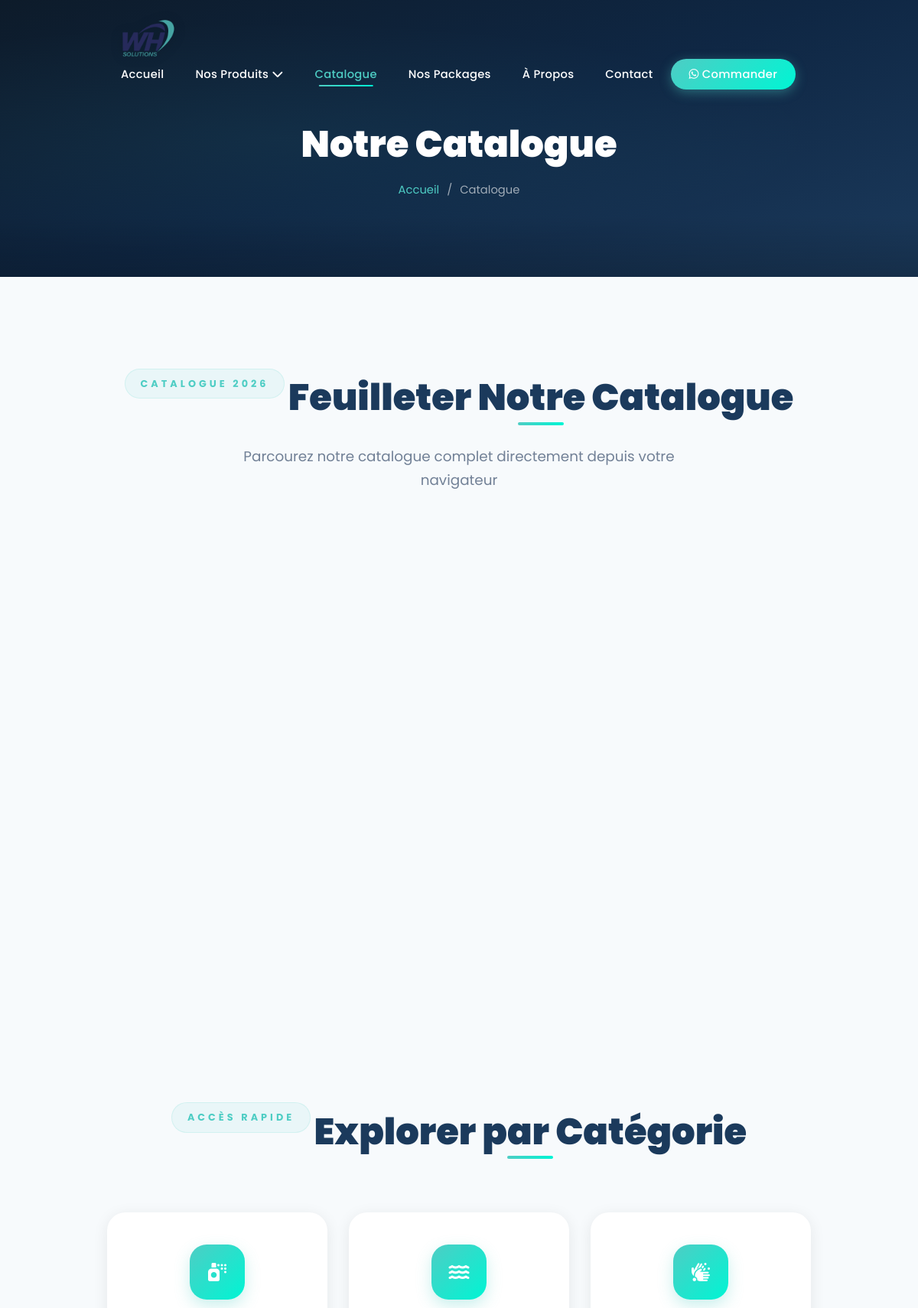
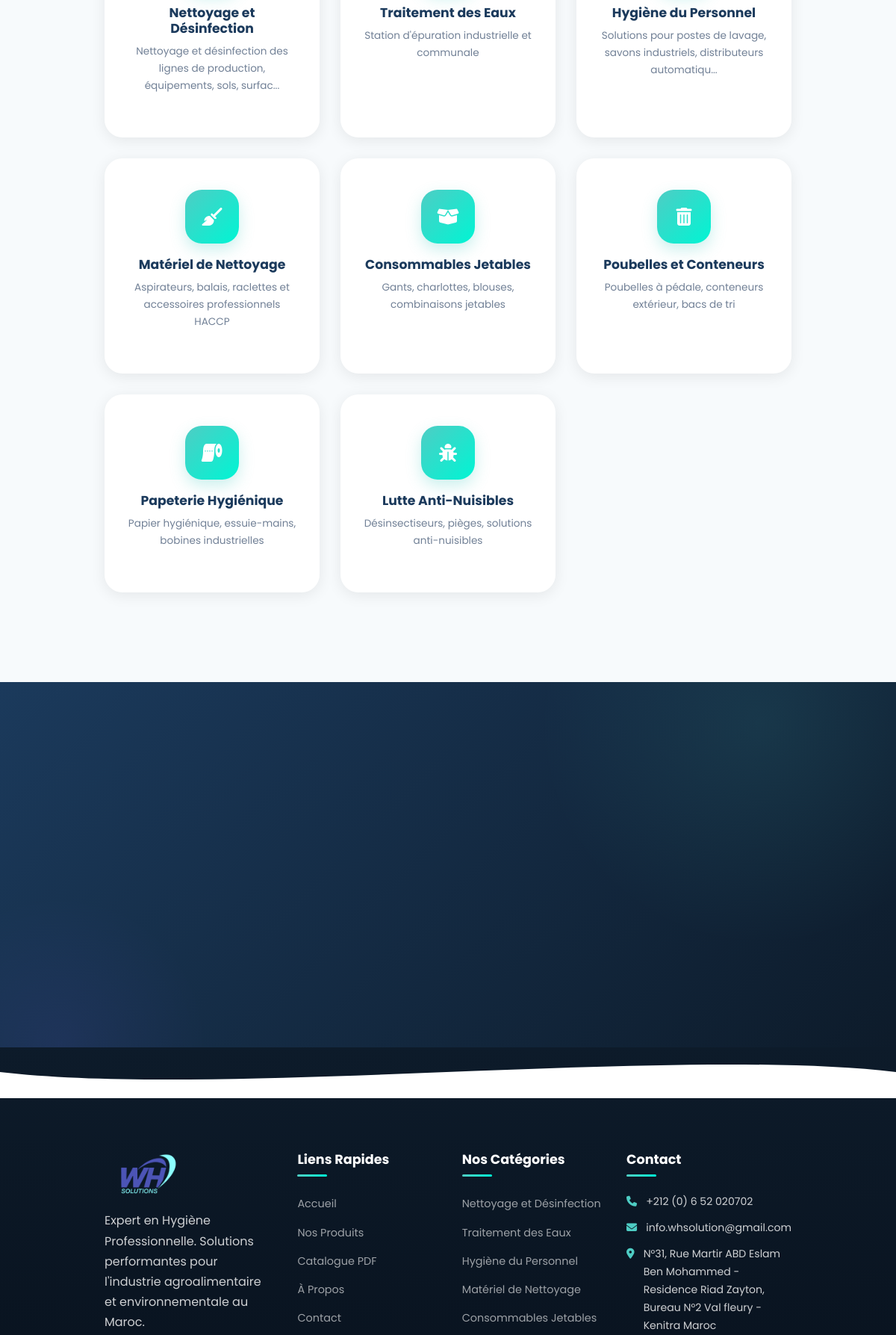
The page /catalogue.php (upper part) on the database its author committed (2 pictures, top to bottom).
### tables this page shows
CREATE TABLE categories (
    id INT AUTO_INCREMENT PRIMARY KEY,
    name VARCHAR(150) NOT NULL,
    slug VARCHAR(150) NOT NULL UNIQUE,
    description TEXT,
    icon VARCHAR(50) DEFAULT 'fas fa-box',
    image VARCHAR(255) DEFAULT NULL,
    sort_order INT DEFAULT 0,
    is_active TINYINT(1) DEFAULT 1,
    created_at TIMESTAMP DEFAULT CURRENT_TIMESTAMP
);

### includes/functions.php (called while the page is built, shortened)
<?php
function sanitize($data) {
    return htmlspecialchars(trim($data), ENT_QUOTES, 'UTF-8');
}
function getCategories($pdo, $activeOnly = true) {
    $sql = "SELECT * FROM categories";
    if ($activeOnly) $sql .= " WHERE is_active = 1";
    $sql .= " ORDER BY sort_order ASC";
    return $pdo->query($sql)->fetchAll();
}

### catalogue.php (the view, shortened to what this page needs)
<?php
require_once 'includes/functions.php';
$categories = getCategories($pdo);
require_once 'includes/header.php';
?>
<section class="page-header">
    <div class="container">
        <h1>Notre Catalogue</h1>
        <div class="breadcrumb">
            <a href="<?= SITE_URL ?>/">Accueil</a>
            <span>/</span>
            <span>Catalogue</span>
        </div>
    </div>
</section>
<section class="section catalogue-section">
    <div class="container">
        <div class="section-header">
            <span class="section-tag">Catalogue <?= date('Y') ?></span>
            <h2>Feuilleter Notre Catalogue</h2>
            <p>Parcourez notre catalogue complet directement depuis votre navigateur</p>
        </div>
        <div style="margin-top:80px;">
            <div class="section-header">
                <span class="section-tag">Accès rapide</span>
                <h2>Explorer par Catégorie</h2>
            </div>
            <div class="categories-grid" data-stagger>
                <?php foreach($categories as $cat): ?>
                <a href="products.php?category=<?= $cat['slug'] ?>" class="category-card">
                    <div class="cat-icon"><i class="<?= $cat['icon'] ?>"></i></div>
                    <h3><?= sanitize($cat['name']) ?></h3>
                    <p><?= sanitize(mb_strimwidth($cat['description'], 0, 80, '...')) ?></p>
                </a>
                <?php endforeach; ?>
            </div>
        </div>
    </div>
</section>
<section class="cta-section">
    <div class="container">
    </div>
</section>
<?php require_once 'includes/footer.php'; ?>

### includes/footer.php (shortened to what this page needs)
<footer class="footer">
    <div class="footer-wave">
        <svg viewBox="0 0 1440 100" preserveAspectRatio="none"><path d="M0,50 C360,100 1080,0 1440,50 L1440,100 L0,100 Z" fill="currentColor"/></svg>
    </div>
    <div class="container">
        <div class="footer-grid" data-stagger>
            <div class="footer-col">
                <img src="<?= SITE_URL ?>/assets/images/logo.png" alt="<?= SITE_NAME ?>" class="footer-logo">
                <p>Expert en Hygiène Professionnelle. Solutions performantes pour l'industrie agroalimentaire et environnementale au Maroc.</p>
            </div>
            <div class="footer-col">
                <h4>Liens Rapides</h4>
                <ul>
                    <li><a href="<?= SITE_URL ?>/">Accueil</a></li>
                    <li><a href="<?= SITE_URL ?>/products.php">Nos Produits</a></li>
                    <li><a href="<?= CATALOGUE_PDF ?>" target="_blank">Catalogue PDF</a></li>
                    <li><a href="<?= SITE_URL ?>/about.php">À Propos</a></li>
                    <li><a href="<?= SITE_URL ?>/contact.php">Contact</a></li>
                </ul>
            </div>
            <div class="footer-col">
                <h4>Nos Catégories</h4>
                <ul>
                    <?php foreach(getCategories($pdo) as $cat): ?>
                    <li><a href="<?= SITE_URL ?>/products.php?category=<?= $cat['slug'] ?>"><?= sanitize($cat['name']) ?></a></li>
                    <?php endforeach; ?>
                </ul>
            </div>
            <div class="footer-col">
                <h4>Contact</h4>
                <ul class="footer-contact">
                    <li><i class="fas fa-phone"></i> <?= SITE_PHONE ?></li>
                    <li><i class="fas fa-envelope"></i> <?= SITE_EMAIL ?></li>
                    <li><i class="fas fa-map-marker-alt"></i> <?= SITE_ADDRESS ?></li>
                </ul>
            </div>
        </div>
    </div>
</footer>
</body>
</html>

### rows shown on the page
categories: name "Nettoyage et Désinfection", description "Nettoyage et désinfection des lignes de production, équipements, sols, surfac..."
categories: name "Traitement des Eaux", description "Station d'épuration industrielle et communale"
categories: name "Hygiène du Personnel", description "Solutions pour postes de lavage, savons industriels, distributeurs automatiqu..."
categories: name "Matériel de Nettoyage", description "Aspirateurs, balais, raclettes et accessoires professionnels HACCP"
categories: name "Consommables Jetables", description "Gants, charlottes, blouses, combinaisons jetables"
categories: name "Poubelles et Conteneurs", description "Poubelles à pédale, conteneurs extérieur, bacs de tri"
categories: name "Papeterie Hygiénique", description "Papier hygiénique, essuie-mains, bobines industrielles"
categories: name "Lutte Anti-Nuisibles", description "Désinsectiseurs, pièges, solutions anti-nuisibles"

### other values the page prints
SITE_PHONE "+212 (0) 6 52 020702"
SITE_EMAIL "info.whsolution@gmail.com"
SITE_ADDRESS "N°31, Rue Martir ABD Eslam Ben Mohammed - Residence Riad Zayton, Bureau N°2 Val fleury - Kenitra Maroc"
